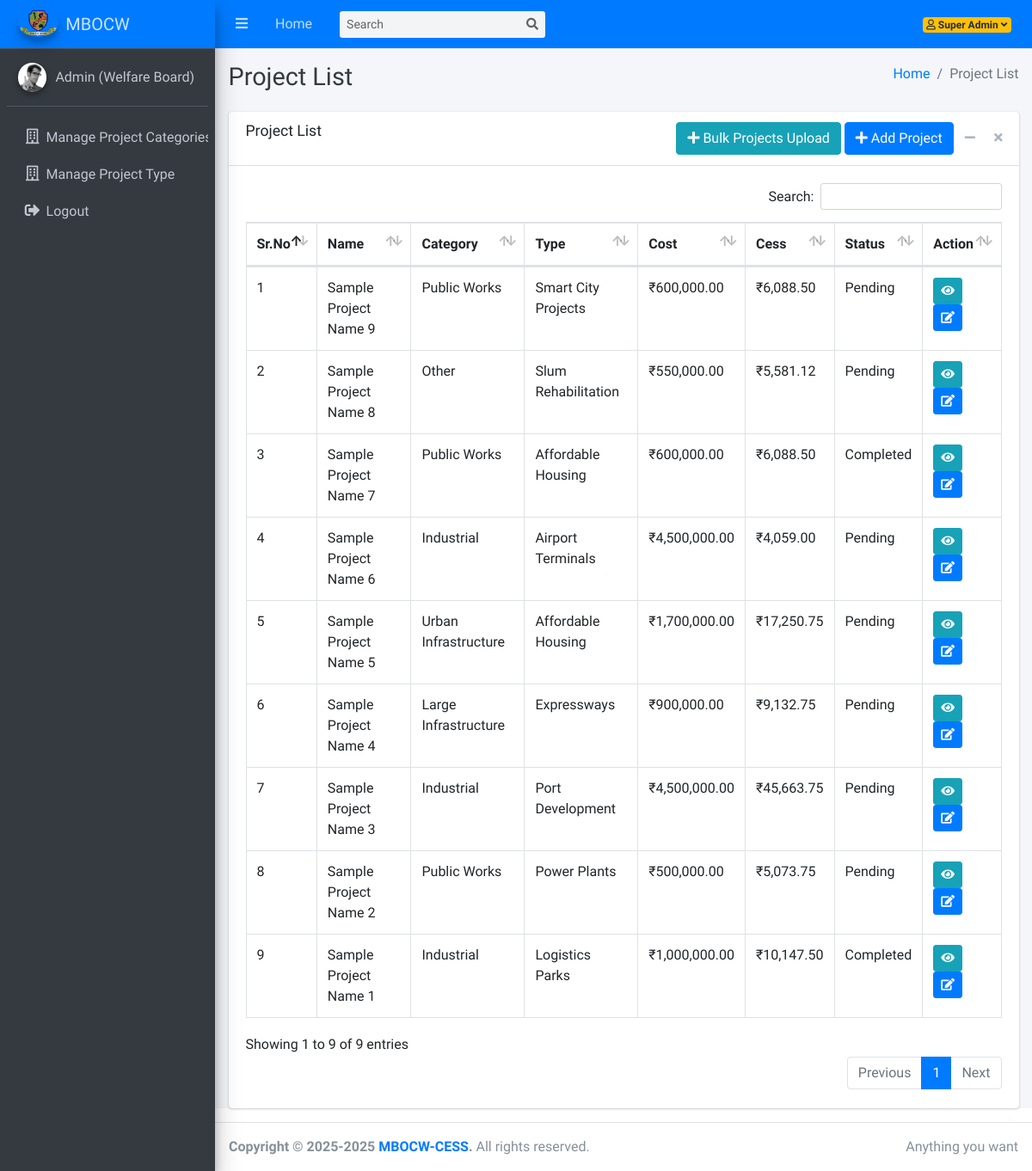
The page /dashboard/projects.php (signed in) on the database as committed earlier.
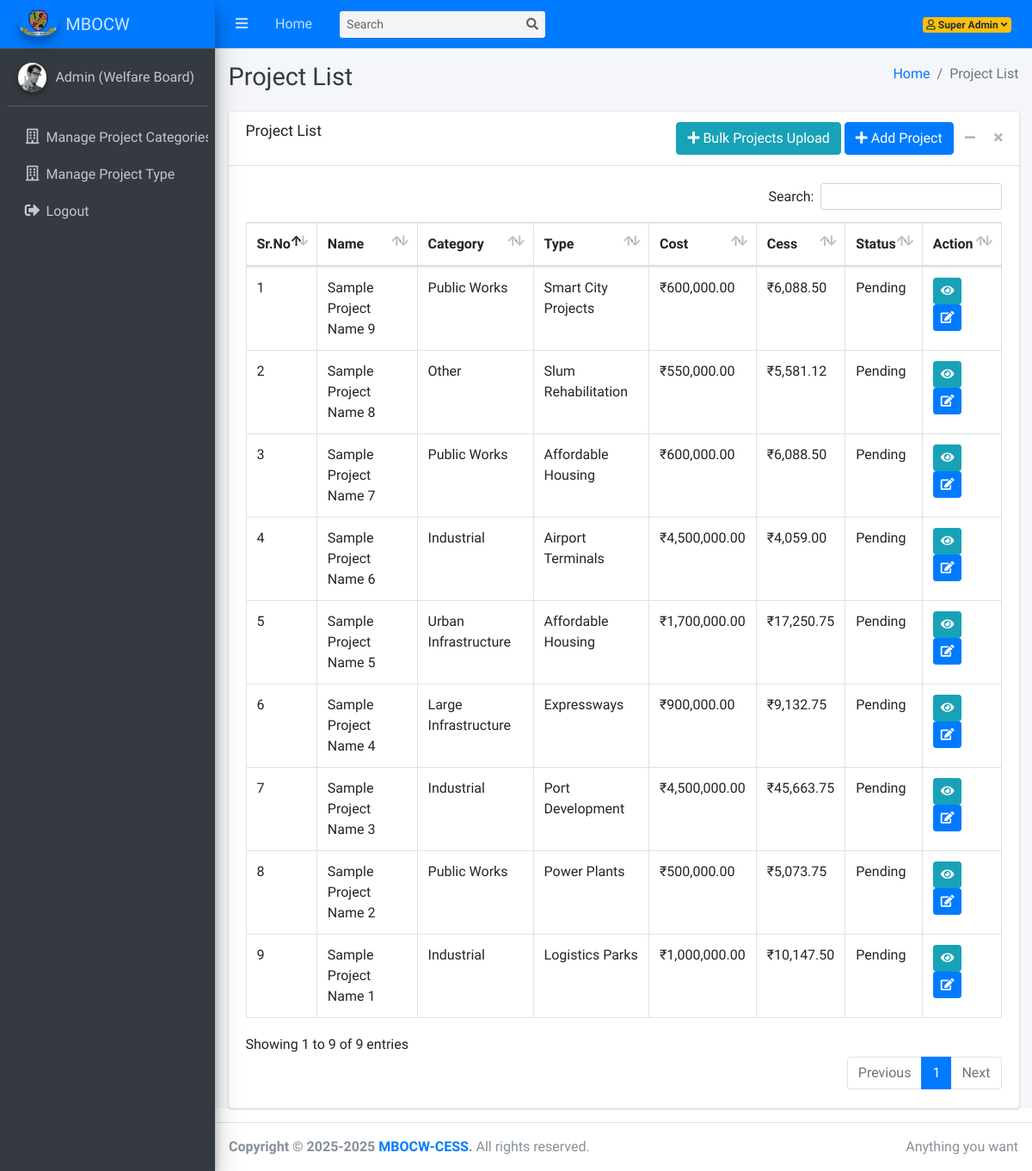
The same page on the database as committed later.
### tables this page shows
CREATE TABLE IF NOT EXISTS `projects` (
  `id` bigint UNSIGNED NOT NULL AUTO_INCREMENT,
  `project_name` varchar(255) NOT NULL,
  `project_description` text,
  `project_category_id` bigint UNSIGNED NOT NULL,
  `project_type_id` bigint UNSIGNED NOT NULL,
  `local_authority_id` int NOT NULL,
  `construction_cost` decimal(15,2) NOT NULL,
  `project_start_date` date DEFAULT NULL,
  `project_end_date` date DEFAULT NULL,
  `cess_amount` decimal(15,2) DEFAULT NULL,
  `state_id` bigint UNSIGNED DEFAULT NULL,
  `district_id` bigint UNSIGNED DEFAULT NULL,
  `taluka_id` bigint UNSIGNED DEFAULT NULL,
  `village_id` bigint UNSIGNED DEFAULT NULL,
  `pin_code` varchar(6) DEFAULT NULL,
  `project_address` text,
  `status` enum('Pending','Approved','Rejected','Completed') DEFAULT 'Pending',
  `created_by` bigint UNSIGNED DEFAULT NULL,
  `updated_by` bigint UNSIGNED DEFAULT NULL,
  `created_at` datetime DEFAULT CURRENT_TIMESTAMP,
  `updated_at` datetime DEFAULT CURRENT_TIMESTAMP,
  PRIMARY KEY (`id`)
);

CREATE TABLE IF NOT EXISTS `project_categories` (
  `id` int UNSIGNED NOT NULL AUTO_INCREMENT,
  `name` varchar(100) NOT NULL,
  `description` text,
  `is_active` tinyint(1) DEFAULT '1',
  `created_at` timestamp NULL DEFAULT CURRENT_TIMESTAMP,
  `updated_at` timestamp NULL DEFAULT CURRENT_TIMESTAMP ON UPDATE CURRENT_TIMESTAMP,
  PRIMARY KEY (`id`)
);

CREATE TABLE IF NOT EXISTS `project_types` (
  `id` int UNSIGNED NOT NULL AUTO_INCREMENT,
  `category_id` int UNSIGNED NOT NULL,
  `name` varchar(255) NOT NULL,
  `description` text,
  `cess_trigger` text NOT NULL,
  `how_cess_is_paid` text NOT NULL,
  `is_active` tinyint(1) DEFAULT '1',
  `created_at` timestamp NULL DEFAULT CURRENT_TIMESTAMP,
  `updated_at` timestamp NULL DEFAULT CURRENT_TIMESTAMP ON UPDATE CURRENT_TIMESTAMP,
  PRIMARY KEY (`id`),
  KEY `category_id` (`category_id`)
);

### dashboard/projects.php (the view, shortened to what the changed rows need)
<!DOCTYPE html>
<html lang="en">
<head>
  <link rel="stylesheet" href="../plugins/fontawesome-free/css/all.min.css">
  <link rel="stylesheet" href="../plugins/datatables-bs4/css/dataTables.bootstrap4.min.css">
  <link rel="stylesheet" href="../plugins/datatables-responsive/css/responsive.bootstrap4.min.css">
  <link rel="stylesheet" href="../dist/css/adminlte.min.css">
</head>
<body class="hold-transition sidebar-mini">
<div class="wrapper">
  <?php include('includes/sidebar.php'); ?>
  <div class="content-wrapper">
    <div class="content-header">
      <div class="container-fluid">
        <div class="row mb-2">
          <div class="col-sm-6">
            <h1 class="m-0 text-dark">Project List</h1>
          </div>
        </div>
      </div>
    </div>
    <div class="content">
        <div class="container-fluid">
            <div class="card">
            <div class="card-body">
                <table id="example1" class="table table-bordered">
                    <thead>
                        <tr>
                            <th>Sr.No</th>
                            <th>Name</th>
                            <th>Category</th>
                            <th>Type</th>
                            <th>Cost</th>
                            <th>Cess</th>
                            <th>Status</th>
                            <th>Action</th>
                        </tr>
                    </thead>
                    <tbody>
                        <?php
                        $sql = "
                            SELECT
                                p.*,
                                IFNULL(SUM(pwo.work_order_effective_cess_amount), 0) AS total_cess,
                                pt.name AS project_type_name,
                                pc.name AS project_category_name
                            FROM
                                projects AS p
                            LEFT JOIN
                                project_types AS pt ON p.project_type_id = pt.id
                            LEFT JOIN
                                project_categories AS pc ON p.project_category_id = pc.id
                            LEFT JOIN
                                project_work_orders AS pwo ON p.id = pwo.project_id
                            GROUP BY
                                p.id, pt.name, pc.name
                            ORDER BY
                                p.id DESC
                        ";
                        $result = mysqli_query($conn, $sql);
                        $sr = 1;
                        if (mysqli_num_rows($result) > 0) {
                            while ($row = mysqli_fetch_assoc($result)) {
                                echo "<tr>";
                                echo "<td>{$sr}</td>";
                                echo "<td>" . htmlspecialchars($row['project_name']) . "</td>";
                                echo "<td>" . htmlspecialchars($row['project_category_name']) . "</td>";
                                echo "<td>" . htmlspecialchars($row['project_type_name']) . "</td>";
                                echo "<td>₹" . number_format($row['construction_cost'], 2) . "</td>";
                                echo "<td>₹" . number_format($row['total_cess'] ?? 0, 2) . "</td>";
                                echo "<td>" . htmlspecialchars($row['status']) . "</td>";
                                echo "<td>
                                        <a href='view-project.php?id=" . $row['id'] . "' class='btn btn-sm btn-info'><i class='fas fa-eye'></i></a>
                                        <a href='edit-project.php?id=" . $row['id'] . "' class='btn btn-sm btn-primary'><i class='fas fa-edit'></i></a>
                                    </td>";
                                echo "</tr>";
                                $sr++;
                            }
                        } else {
                            echo "<tr><td colspan='8' class='text-center'>No project found</td></tr>";
                        }
                        ?>
                    </tbody>
                </table>
            </div>
          </div>
        </div>
    </div>
  </div>
</div>
</body>
</html>

Rows that differ between the two databases and show on the page:
changed projects "Sample Project Name 7": status "Completed" → "Pending"
changed projects "Sample Project Name 1": status "Completed" → "Pending"
